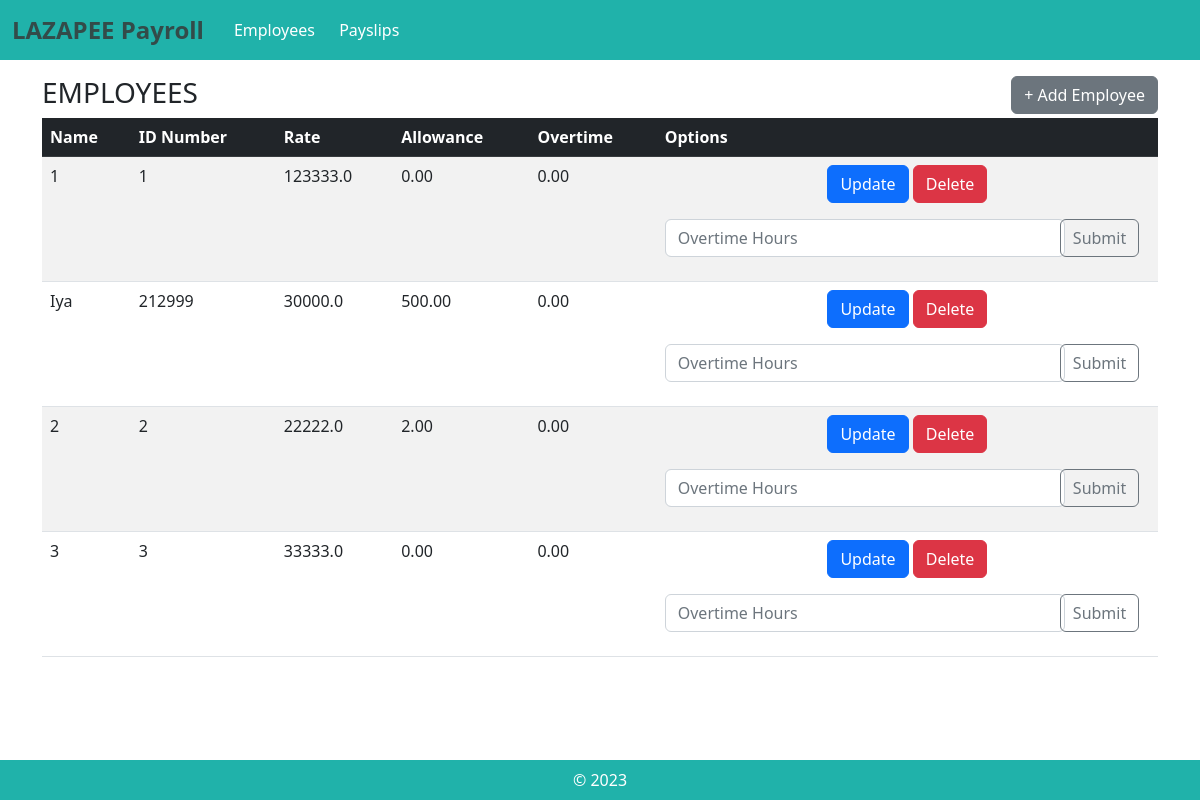
The page / on the database its author committed.
### payroll_app/models.py (models this page shows, shortened)
class Employee(models.Model):
    name = models.CharField(max_length=300)
    id_number = models.CharField(max_length=300)
    rate = models.FloatField(max_length=300)
    overtime_pay = models.FloatField(max_length=300, null=True, blank=True, default=0)
    allowance = models.FloatField(max_length=300, null=True, blank=True, default=0)
    def getName(self):
        return self.name
    def getID(self):
        return self.id_number
    def getRate(self):
        return self.rate
    def getOvertime(self):
        return self.overtime_pay
    def getAllowance(self):
        return self.allowance

### payroll_app/views.py (the view)
# urls.py: path('', views.employees, name="employees"),
def employees(request):
    emp = Employee.objects.all()
    return render(request, 'payroll_app/employees.html', {'emp':emp})

### payroll_app/templates/payroll_app/employees.html (shortened to what this page needs)
{% extends 'payroll_app/base.html' %}
{% load static %}
{% block content %}
<div class ="col-12">
    <div style="display: flex; justify-content: space-between">
        <span><h3> EMPLOYEES </h3></span>
        <span><a href = "{% url 'create_employee'%}" class = "btn btn-secondary"> + Add Employee </a></span>
    </div>
    <table class = "table table-striped mb-5">
        <thead class = "table-dark">
            <tr>
                <th scope = "col"> Name </th>
                <th scope = "col"> ID Number </th>
                <th scope = "col"> Rate </th>
                <th scope = "col"> Allowance </th>
                <th scope = "col"> Overtime </th>
                <th scope = "col"> Options </th>
            </tr>
        </thead>
        <tbody>
            {% for e in emp %}
            <tr>
                <td>{{e.getName}}</td>
                <td>{{e.getID}}</td>
                <td>{{e.getRate}}</td>
                <td>{{e.getAllowance|floatformat:2|default:"0"}}</td>
                <td>{{e.getOvertime|floatformat:2|default:"0"}}</td>
                <td class = "text-center">
                    <a href ="{% url 'update_employee' pk=e.pk %}" class="mb-3 btn btn-primary">Update</a>
                    <a href="{% url 'delete_employee' pk=e.pk %}" class="mb-3 btn btn-danger">Delete</a>
                    <form method="POST" action="{% url 'overtime' pk=e.pk %}">{% csrf_token %}
                        <div class="row">
                            <div class="col ">
                                <input type="number" class="form-control" placeholder="Overtime Hours" name="overtime" aria-label="overtime_hours" required >
                            </div>
                            <div class="col-2 ">
                                <button class="btn btn-outline-secondary" type="submit" style="margin-left: -2.5rem">Submit</button>
                            </div>
                    </form>
                </td>
            </tr>
            {% endfor %}
        </tbody>
    </table>
</div>
{% endblock %}

### rows shown on the page
Employee: getName "1", getID "1", getRate "123333.0", getAllowance "0.00", getOvertime "0.00"
Employee: getName "Iya", getID "212999", getRate "30000.0", getAllowance "500.00", getOvertime "0.00"
Employee: getName "2", getID "2", getRate "22222.0", getAllowance "2.00", getOvertime "0.00"
Employee: getName "3", getID "3", getRate "33333.0", getAllowance "0.00", getOvertime "0.00"
